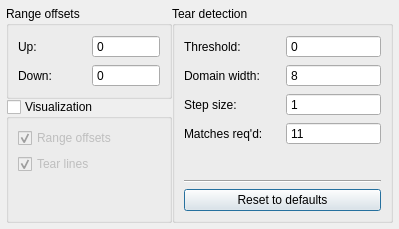
<?xml version="1.0" encoding="UTF-8"?>
<ui version="4.0">
 <class>AntiTearDialog</class>
 <widget class="QDialog" name="AntiTearDialog">
  <property name="geometry">
   <rect>
    <x>0</x>
    <y>0</y>
    <width>399</width>
    <height>229</height>
   </rect>
  </property>
  <property name="windowTitle">
   <string>Dialog</string>
  </property>
  <layout class="QVBoxLayout" name="verticalLayout_2">
   <property name="leftMargin">
    <number>6</number>
   </property>
   <property name="topMargin">
    <number>6</number>
   </property>
   <property name="rightMargin">
    <number>6</number>
   </property>
   <property name="bottomMargin">
    <number>6</number>
   </property>
   <item>
    <layout class="QHBoxLayout" name="horizontalLayout_2" stretch="3,4">
     <property name="spacing">
      <number>0</number>
     </property>
     <item>
      <layout class="QVBoxLayout" name="verticalLayout">
       <property name="spacing">
        <number>0</number>
       </property>
       <item>
        <widget class="QGroupBox" name="groupBox">
         <property name="title">
          <string>Range offsets</string>
         </property>
         <layout class="QGridLayout" name="gridLayout">
          <property name="leftMargin">
           <number>9</number>
          </property>
          <property name="rightMargin">
           <number>9</number>
          </property>
          <item row="2" column="0">
           <widget class="QLabel" name="label">
            <property name="sizePolicy">
             <sizepolicy hsizetype="Preferred" vsizetype="Preferred">
              <horstretch>0</horstretch>
              <verstretch>0</verstretch>
             </sizepolicy>
            </property>
            <property name="text">
             <string>Up:</string>
            </property>
           </widget>
          </item>
          <item row="2" column="1">
           <widget class="QSpinBox" name="spinBox_rangeUp">
            <property name="buttonSymbols">
             <enum>QAbstractSpinBox::NoButtons</enum>
            </property>
            <property name="maximum">
             <number>9999</number>
            </property>
           </widget>
          </item>
          <item row="3" column="0">
           <widget class="QLabel" name="label_2">
            <property name="sizePolicy">
             <sizepolicy hsizetype="Preferred" vsizetype="Preferred">
              <horstretch>0</horstretch>
              <verstretch>0</verstretch>
             </sizepolicy>
            </property>
            <property name="text">
             <string>Down:</string>
            </property>
           </widget>
          </item>
          <item row="3" column="1">
           <widget class="QSpinBox" name="spinBox_rangeDown">
            <property name="buttonSymbols">
             <enum>QAbstractSpinBox::NoButtons</enum>
            </property>
            <property name="maximum">
             <number>9999</number>
            </property>
           </widget>
          </item>
         </layout>
        </widget>
       </item>
       <item>
        <widget class="QGroupBox" name="groupBox_visualization">
         <property name="title">
          <string>Visualization</string>
         </property>
         <property name="checkable">
          <bool>true</bool>
         </property>
         <property name="checked">
          <bool>false</bool>
         </property>
         <layout class="QGridLayout" name="gridLayout_3">
          <property name="leftMargin">
           <number>9</number>
          </property>
          <property name="rightMargin">
           <number>9</number>
          </property>
          <item row="1" column="0">
           <widget class="QCheckBox" name="checkBox_visualizeTear">
            <property name="text">
             <string>Tear lines</string>
            </property>
            <property name="checked">
             <bool>true</bool>
            </property>
           </widget>
          </item>
          <item row="0" column="0">
           <widget class="QCheckBox" name="checkBox_visualizeRange">
            <property name="text">
             <string>Range offsets</string>
            </property>
            <property name="checked">
             <bool>true</bool>
            </property>
           </widget>
          </item>
          <item row="2" column="0">
           <spacer name="verticalSpacer_2">
            <property name="orientation">
             <enum>Qt::Vertical</enum>
            </property>
            <property name="sizeHint" stdset="0">
             <size>
              <width>20</width>
              <height>40</height>
             </size>
            </property>
           </spacer>
          </item>
         </layout>
        </widget>
       </item>
      </layout>
     </item>
     <item>
      <widget class="QGroupBox" name="groupBox_2">
       <property name="title">
        <string>Tear detection</string>
       </property>
       <layout class="QGridLayout" name="gridLayout_2">
        <property name="leftMargin">
         <number>9</number>
        </property>
        <property name="rightMargin">
         <number>9</number>
        </property>
        <item row="1" column="1">
         <widget class="QSpinBox" name="spinBox_domainSize">
          <property name="buttonSymbols">
           <enum>QAbstractSpinBox::NoButtons</enum>
          </property>
          <property name="maximum">
           <number>10000</number>
          </property>
          <property name="value">
           <number>8</number>
          </property>
         </widget>
        </item>
        <item row="1" column="0">
         <widget class="QLabel" name="label_4">
          <property name="text">
           <string>Domain width:</string>
          </property>
         </widget>
        </item>
        <item row="0" column="0">
         <widget class="QLabel" name="label_3">
          <property name="text">
           <string>Threshold:</string>
          </property>
         </widget>
        </item>
        <item row="3" column="0">
         <widget class="QLabel" name="label_6">
          <property name="text">
           <string>Matches req'd:</string>
          </property>
         </widget>
        </item>
        <item row="3" column="1">
         <widget class="QSpinBox" name="spinBox_matchesReqd">
          <property name="buttonSymbols">
           <enum>QAbstractSpinBox::NoButtons</enum>
          </property>
          <property name="minimum">
           <number>1</number>
          </property>
          <property name="maximum">
           <number>1000</number>
          </property>
          <property name="value">
           <number>11</number>
          </property>
         </widget>
        </item>
        <item row="2" column="0">
         <widget class="QLabel" name="label_7">
          <property name="text">
           <string>Step size:</string>
          </property>
         </widget>
        </item>
        <item row="2" column="1">
         <widget class="QSpinBox" name="spinBox_stepSize">
          <property name="buttonSymbols">
           <enum>QAbstractSpinBox::NoButtons</enum>
          </property>
          <property name="minimum">
           <number>1</number>
          </property>
          <property name="maximum">
           <number>1024</number>
          </property>
         </widget>
        </item>
        <item row="0" column="1">
         <widget class="QSpinBox" name="spinBox_threshold">
          <property name="buttonSymbols">
           <enum>QAbstractSpinBox::NoButtons</enum>
          </property>
          <property name="maximum">
           <number>255</number>
          </property>
         </widget>
        </item>
        <item row="4" column="1">
         <spacer name="verticalSpacer_3">
          <property name="orientation">
           <enum>Qt::Vertical</enum>
          </property>
          <property name="sizeHint" stdset="0">
           <size>
            <width>20</width>
            <height>9000</height>
           </size>
          </property>
         </spacer>
        </item>
        <item row="6" column="0" colspan="2">
         <widget class="QPushButton" name="pushButton_resetDefaults">
          <property name="text">
           <string>Reset to defaults</string>
          </property>
         </widget>
        </item>
        <item row="5" column="0" colspan="2">
         <widget class="Line" name="line">
          <property name="orientation">
           <enum>Qt::Horizontal</enum>
          </property>
         </widget>
        </item>
       </layout>
      </widget>
     </item>
    </layout>
   </item>
  </layout>
 </widget>
 <resources/>
 <connections/>
</ui>
